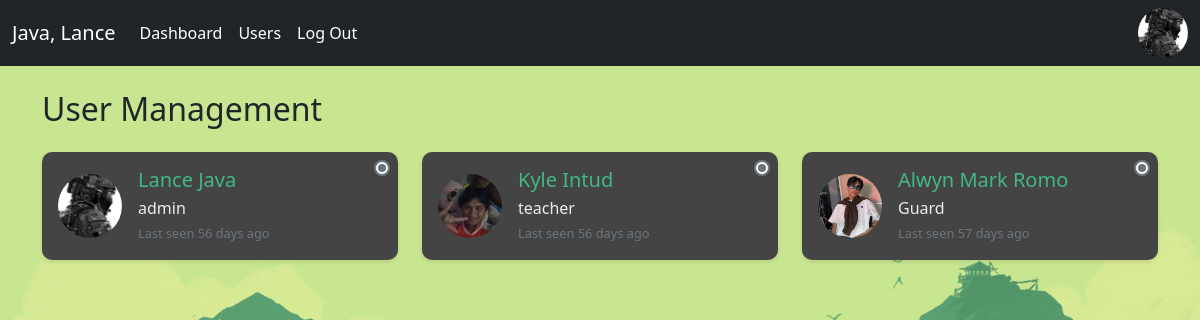
/admin/user_management.php (signed in), run on the app's committed database.
### tables this page shows
CREATE TABLE `users` (
  `id` int(11) NOT NULL,
  `fname` varchar(33) NOT NULL,
  `lname` varchar(33) NOT NULL,
  `email` varchar(33) NOT NULL,
  `password` varchar(33) NOT NULL,
  `role` varchar(33) NOT NULL,
  `profile` varchar(333) NOT NULL,
  `last_activity` timestamp NOT NULL DEFAULT current_timestamp() ON UPDATE current_timestamp()
);

### admin/user_management.php (the view, shortened to what this page needs)
<?php
include("../config/db_connect.php");
$name = $_SESSION['user_name'];
$profile = $_SESSION['profile'];
$current_user_id = $_SESSION['user_id'];
mysqli_query($conn, "UPDATE users SET last_activity = CURRENT_TIMESTAMP WHERE id = $current_user_id");
$query = "SELECT *,
          CASE
            WHEN last_activity >= NOW() - INTERVAL 5 MINUTE THEN 1
            ELSE 0
          END as is_online
          FROM users
          ORDER BY last_activity DESC";
$result = mysqli_query($conn, $query);
?>
<!DOCTYPE html>
<html lang="en">
<head>
    <link href="https://cdn.jsdelivr.net/npm/bootstrap@5.3.8/dist/css/bootstrap.min.css" rel="stylesheet">
</head>
<body>
    <nav class="navbar navbar-expand-lg bg-dark">
        <div class="container-fluid">
            <a class="navbar-brand" href="#" style="color:white"><?php echo htmlspecialchars($name) ?></a>
            <div class="collapse navbar-collapse" id="navbarScroll">
                <ul class="navbar-nav me-auto">
                    <li class="nav-item">
                        <a class="nav-link" href="admin_dashboard.php" style="color:white">Dashboard</a>
                    </li>
                    <li class="nav-item">
                        <a class="nav-link active" href="user_management.php" style="color:white">Users</a>
                    </li>
                    <li class="nav-item">
                        <a class="nav-link" href="../logout.php" style="color:white">Log Out</a>
                    </li>
                </ul>
                <div class="d-flex">
                    <img src="<?php echo htmlspecialchars($profile) ?>"
                        style="height: 50px; width: 50px; object-fit: cover; border-radius: 50%">
                </div>
            </div>
        </div>
    </nav>
    <div class="container mt-4">
        <h2 class="mb-4">User Management</h2>
        <div class="row">
            <?php while ($user = mysqli_fetch_assoc($result)): ?>
                <div class="col-md-4 mb-4">
                    <div class="user-card">
                        <span
                            class="status-indicator <?php echo $user['is_online'] ? 'status-online' : 'status-offline' ?>"></span>
                        <div class="d-flex align-items-center">
                            <img src="<?php echo htmlspecialchars($user['profile']) ?>"
                                alt="<?php echo htmlspecialchars($user['fname']) ?>" class="user-avatar me-3">
                            <div>
                                <h5 class="mb-1" style="color:rgb(66, 184, 131)">
                                    <?php echo $user['fname'] . ' ' . $user['lname'] ?>
                                </h5>
                                <p class="mb-1 " style="color:rgba(236, 236, 236, 1);">
                                    <?php echo $user['role'] ?>
                                </p>
                                <p class="mb-0 last-active">
                                    <?php
                                    if ($user['is_online']) {
                                        echo "<h9 style='color:green'>Online now</h9>";
                                    } else {
                                        $last_active = strtotime($user['last_activity']);
                                        $now = time();
                                        $diff = $now - $last_active;
                                        if ($diff < 60) {
                                            echo 'Last seen just now';
                                        } elseif ($diff < 3600) {
                                            echo 'Last seen ' . floor($diff / 60) . ' minutes ago';
                                        } elseif ($diff < 86400) {
                                            echo 'Last seen ' . floor($diff / 3600) . ' hours ago';
                                        } else {
                                            echo 'Last seen ' . floor($diff / 86400) . ' days ago';
                                        }
                                    }
                                    ?>
                                </p>
                            </div>
                        </div>
                    </div>
                </div>
            <?php endwhile; ?>
        </div>
    </div>
</body>
</html>

### admin/user_management.php (style rules this page uses)
body { background-color: rgb(26, 26, 26); background: url(../img/bg.jpg); background-repeat: no-repeat; background-attachment: fixed; background-size: cover; }
.user-card { position: relative; padding: 1rem; margin-bottom: 1rem; border-radius: 10px; background: white; box-shadow: 0 2px 4px rgba(0, 0, 0, 0.1); background-color: rgba(68, 68, 68, 1); }
.status-indicator { position: absolute; top: 10px; right: 10px; width: 12px; height: 12px; border-radius: 50%; border: 2px solid white; }
.status-offline { background-color: #6c757d; box-shadow: 0 0 0 2px #6c757d; }
.user-avatar { width: 64px; height: 64px; border-radius: 50%; object-fit: cover; }
.last-active { font-size: 0.8rem; color: #6c757d; }

### data on the page
users: profile (picture), fname "Lance", lname "Java", role "admin"
users: profile (picture), fname "Kyle", lname "Intud", role "teacher"
users: profile (picture), fname "Alwyn Mark", lname "Romo", role "Guard"

### other printed values
$name "Java, Lance"
